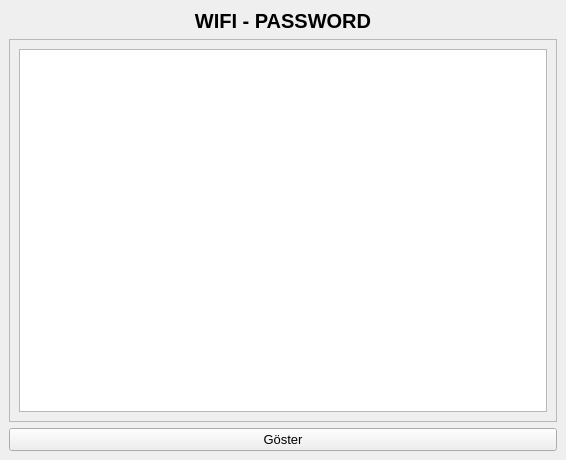
<?xml version="1.0" encoding="UTF-8"?>
<ui version="4.0">
 <class>WifiPasswordApp</class>
 <widget class="QMainWindow" name="WifiPasswordApp">
  <property name="geometry">
   <rect>
    <x>0</x>
    <y>0</y>
    <width>566</width>
    <height>460</height>
   </rect>
  </property>
  <property name="windowTitle">
   <string>WifiPasswordMonitor</string>
  </property>
  <property name="windowIcon">
   <iconset>
    <normaloff>wifiIcon.png</normaloff>wifiIcon.png</iconset>
  </property>
  <property name="iconSize">
   <size>
    <width>50</width>
    <height>50</height>
   </size>
  </property>
  <widget class="QWidget" name="centralwidget">
   <layout class="QVBoxLayout" name="verticalLayout">
    <item>
     <widget class="QLabel" name="wifiPasswordTitleField">
      <property name="font">
       <font>
        <family>MS Sans Serif</family>
        <pointsize>15</pointsize>
        <weight>75</weight>
        <bold>true</bold>
       </font>
      </property>
      <property name="text">
       <string>&lt;html&gt;&lt;head/&gt;&lt;body&gt;&lt;p align=&quot;center&quot;&gt;WIFI - PASSWORD&lt;/p&gt;&lt;/body&gt;&lt;/html&gt;</string>
      </property>
     </widget>
    </item>
    <item>
     <widget class="QScrollArea" name="scrollArea">
      <property name="widgetResizable">
       <bool>true</bool>
      </property>
      <widget class="QWidget" name="scrollAreaWidgetContents">
       <property name="geometry">
        <rect>
         <x>0</x>
         <y>0</y>
         <width>542</width>
         <height>361</height>
        </rect>
       </property>
       <layout class="QVBoxLayout" name="verticalLayout_2">
        <item>
         <widget class="QTextBrowser" name="wifiIsimSifre">
          <property name="font">
           <font>
            <family>MS Sans Serif</family>
            <pointsize>14</pointsize>
            <weight>75</weight>
            <italic>true</italic>
            <bold>true</bold>
           </font>
          </property>
         </widget>
        </item>
       </layout>
      </widget>
     </widget>
    </item>
    <item>
     <widget class="QPushButton" name="GosterButonu">
      <property name="font">
       <font>
        <pointsize>10</pointsize>
       </font>
      </property>
      <property name="text">
       <string>Göster</string>
      </property>
     </widget>
    </item>
   </layout>
  </widget>
 </widget>
 <resources/>
 <connections>
  <connection>
   <sender>GosterButonu</sender>
   <signal>clicked()</signal>
   <receiver>WifiPasswordApp</receiver>
   <slot>my_slot()</slot>
   <hints>
    <hint type="sourcelabel">
     <x>353</x>
     <y>436</y>
    </hint>
    <hint type="destinationlabel">
     <x>403</x>
     <y>456</y>
    </hint>
   </hints>
  </connection>
 </connections>
 <slots>
  <slot>my_slot()</slot>
 </slots>
</ui>
